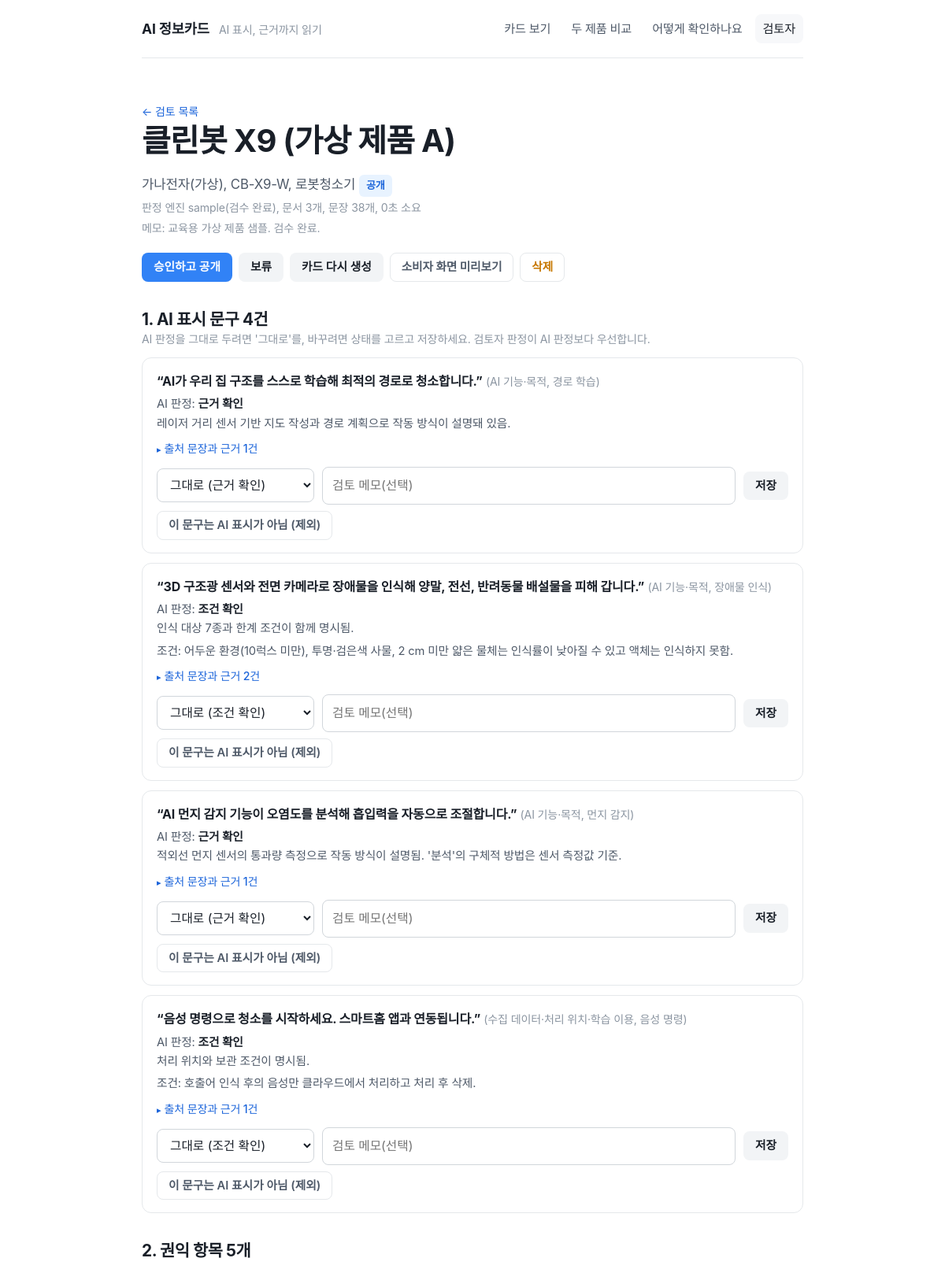
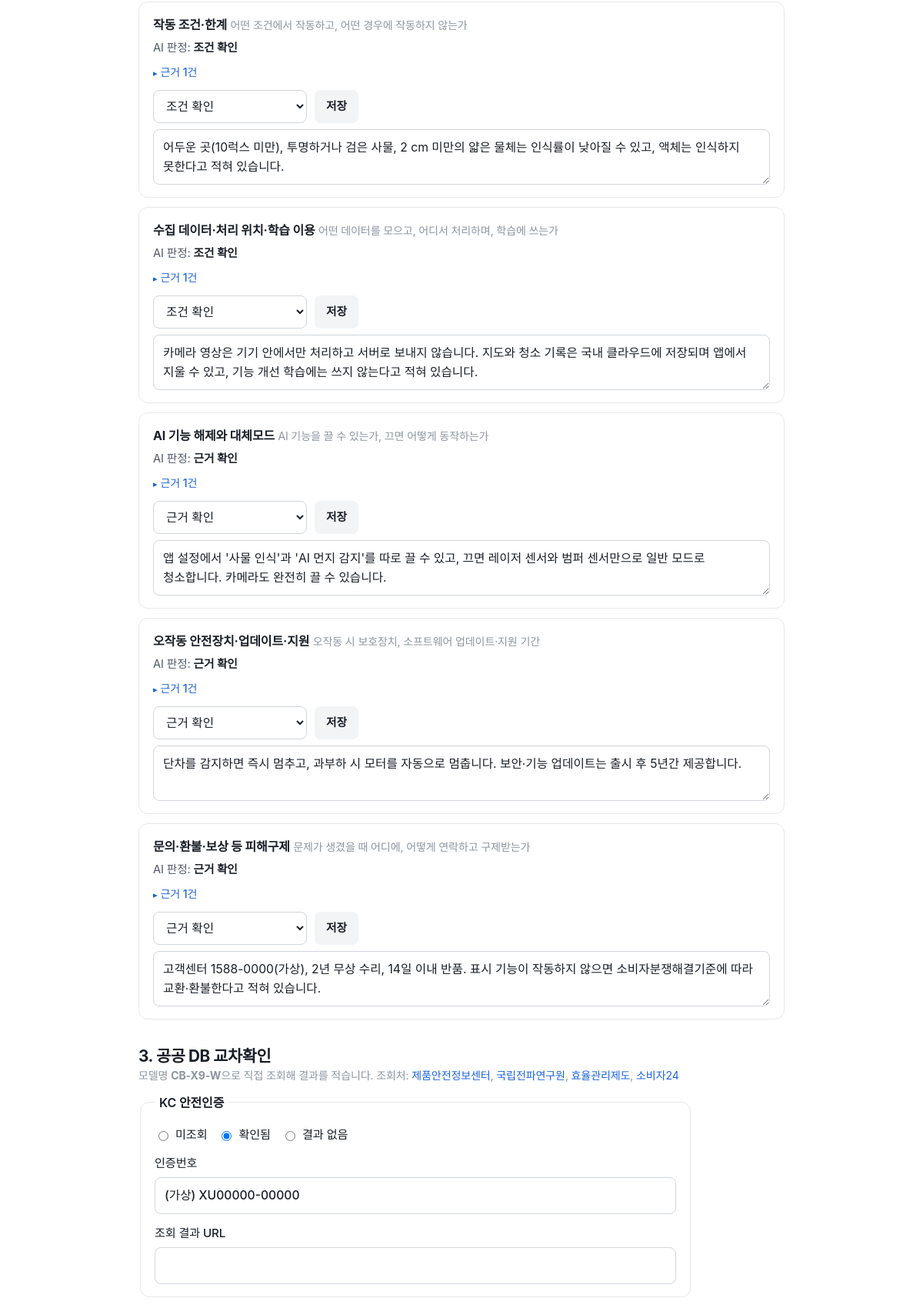
The page /review/1 (upper part) on the database its author committed (2 pictures, top to bottom).
### tables this page shows
CREATE TABLE products (
  id INTEGER PRIMARY KEY AUTOINCREMENT,
  name TEXT NOT NULL,
  maker TEXT DEFAULT '',
  model TEXT DEFAULT '',
  category TEXT DEFAULT '',
  is_sample INTEGER DEFAULT 0,
  status TEXT DEFAULT 'draft',        -- draft | pending | approved | held
  created_at TEXT, updated_at TEXT, approved_at TEXT,
  reviewer_note TEXT DEFAULT ''
);

### app/main.py (the view)
@app.get("/review/{pid}", response_class=HTMLResponse)
def review_card(request: Request, pid: int, warn: str = "", _=Depends(require_reviewer)):
    product = db.get_product(pid)
    if not product:
        raise HTTPException(404)
    card = db.get_card(pid)
    docs = {d["id"]: d for d in db.list_documents(pid)}
    return render(request, "review_card.html", product=product, card=card, docs=docs,
                  meta=db.get_card_meta(pid), warn=[w for w in warn.split("|") if w],
                  sum=summarize(card) if card else None)

### app/templates/review_card.html (shortened to what this page needs)
{% extends "base.html" %}
{% block content %}
<section class="hero" style="padding-bottom:0">
  <p class="meta"><a href="/review">← 검토 목록</a></p>
  <h1>{{ product.name }}</h1>
  <p class="lede">{{ product.maker }}, {{ product.model }}, {{ product.category }}
    <span class="pill {{ product.status }}">{{ {'draft':'초안','pending':'검토 대기','approved':'공개','held':'보류'}[product.status] }}</span>
    {% if meta %}<br><span class="meta">판정 엔진 {{ meta.provider }}, 문서 {{ meta.n_docs }}개, 문장 {{ meta.n_chunks }}개, {{ meta.seconds }}초 소요</span>{% endif %}
  </p>
  {% if product.reviewer_note %}<p class="meta">메모: {{ product.reviewer_note }}</p>{% endif %}
</section>
<div class="tools">
  <form method="post" action="/review/{{ product.id }}/status" style="display:contents">
    <button class="btn primary" type="submit" {% if not card %}disabled{% endif %}>승인하고 공개</button>
  </form>
  <form method="post" action="/review/{{ product.id }}/status" style="display:contents">
    <button class="btn" type="submit">보류</button>
  </form>
  <form method="post" action="/review/{{ product.id }}/rebuild" style="display:contents">
    <button class="btn" type="submit">카드 다시 생성</button>
  </form>
  <a class="btn quiet" href="/card/{{ product.id }}?preview=1">소비자 화면 미리보기</a>
  <form method="post" action="/review/{{ product.id }}/delete" style="display:contents" onsubmit="return confirm('이 제품과 카드를 지웁니다. 되돌릴 수 없어요.')">
    <button class="btn danger" type="submit">삭제</button>
  </form>
</div>
{% if not card %}
<div class="notice">아직 카드가 없습니다. 문서를 추가한 뒤 '카드 다시 생성'을 누르세요.</div>
{% else %}
<h2 style="margin-top:34px;font-size:1.3rem">1. AI 표시 문구 {{ card.claims|length }}건</h2>
<p class="meta">AI 판정을 그대로 두려면 '그대로'를, 바꾸려면 상태를 고르고 저장하세요. 검토자 판정이 AI 판정보다 우선합니다.</p>
{% for c in card.claims %}
<div class="review-claim" id="claim-{{ c.id }}">
  <p><b>“{{ c.text }}”</b> <span class="meta">({{ ITEM_LABEL.get(c.item, c.item) }}, {{ c.label }})</span></p>
  <p class="ai">AI 판정: <b>{{ c.status }}</b>{% if c.reviewer_status %} → 검토자: <b>{{ c.reviewer_status }}</b>{% endif %}{% if c.note %}<br>{{ c.note }}{% endif %}</p>
  {% if c.conditions %}<p class="ai">조건: {{ c.conditions }}</p>{% endif %}
  <details class="ev"><summary>출처 문장과 근거 {{ c.evidence|length }}건</summary>
  </details>
  <form class="edit" method="post" action="/review/{{ product.id }}/claim">
    <select name="reviewer_status" aria-label="검토자 판정">
      <option value="">그대로 ({{ c.status }})</option>
    </select>
    <input type="text" name="reviewer_note" value="{{ c.reviewer_note }}" placeholder="검토 메모(선택)">
    <button class="btn" type="submit">저장</button>
  </form>
  <form method="post" action="/review/{{ product.id }}/claim/delete" style="margin-top:8px" onsubmit="return confirm('이 문구를 카드에서 뺍니다.')">
    <button class="btn quiet" type="submit">이 문구는 AI 표시가 아님 (제외)</button>
  </form>
</div>
{% else %}
<div class="notice">AI 표시 문구를 찾지 못했습니다. 판매페이지 본문이 제대로 들어왔는지 아래 문서 목록에서 확인하세요.</div>
{% endfor %}
<h2 style="margin-top:34px;font-size:1.3rem">2. 권익 항목 5개</h2>
{% for key in COVERAGE_ITEMS %}{% set it = card['items'][key] %}
<div class="review-claim" id="item-{{ key }}">
  <p><b>{{ ITEM_LABEL[key] }}</b> <span class="meta">{{ ITEM_QUESTION[key] }}</span></p>
  <p class="ai">AI 판정: <b>{{ it.status }}</b></p>
  {% if it.evidence %}<details class="ev"><summary>근거 {{ it.evidence|length }}건</summary></details>{% endif %}
  <form class="edit" method="post" action="/review/{{ product.id }}/item" style="display:grid;gap:8px">
    <div style="display:flex;gap:10px;flex-wrap:wrap">
      <select name="status">{% for s in STATUSES %}<option value="{{ s }}" {% if it.status == s %}selected{% endif %}>{{ s }}</option>{% endfor %}</select>
      <button class="btn" type="submit">저장</button>
    </div>
    <textarea name="summary" style="min-height:70px" aria-label="소비자에게 보여줄 요약">{{ it.summary }}</textarea>
  </form>
</div>
{% endfor %}
<h2 style="margin-top:34px;font-size:1.3rem" id="pubdb">3. 공공 DB 교차확인</h2>
<p class="meta">모델명 <b>{{ product.model or '(미입력)' }}</b>으로 직접 조회해 결과를 적습니다. 조회처:
  <a href="https://www.safetykorea.kr/release/itemSearch" target="_blank" rel="noopener">제품안전정보센터</a>,
  <a href="https://www.rra.go.kr/ko/license/A_c_search.do" target="_blank" rel="noopener">국립전파연구원</a>,
  <a href="https://eep.energy.or.kr" target="_blank" rel="noopener">효율관리제도</a>,
  <a href="https://www.consumer.go.kr" target="_blank" rel="noopener">소비자24</a></p>
{% set pdb = card.public_db %}
<form class="form" method="post" action="/review/{{ product.id }}/pubdb" style="margin-top:10px">
  {% for key, label, extra in [('kc','KC 안전인증','number'),('rra','전파 적합성평가','number'),('energy','에너지소비효율','grade'),('recall','리콜·비교시험 이력','detail')] %}
  <fieldset>
    <legend>{{ label }}</legend>
    <div style="display:flex;gap:14px;flex-wrap:wrap">
      <label style="display:flex;gap:6px;align-items:center;font-weight:400"><input type="radio" name="{{ key }}_found" value="" {% if pdb[key].found is none %}checked{% endif %}> 미조회</label>
      <label style="display:flex;gap:6px;align-items:center;font-weight:400"><input type="radio" name="{{ key }}_found" value="yes" {% if pdb[key].found %}checked{% endif %}> 확인됨</label>
      <label style="display:flex;gap:6px;align-items:center;font-weight:400"><input type="radio" name="{{ key }}_found" value="no" {% if pdb[key].found == False %}checked{% endif %}> 결과 없음</label>
    </div>
    <label>{{ {'number':'인증번호','grade':'등급','detail':'내용'}[extra] }}<input type="text" name="{{ key }}_{{ extra }}" value="{{ pdb[key][extra] }}"></label>
    <label>조회 결과 URL<input type="url" name="{{ key }}_url" value="{{ pdb[key].url }}"></label>
  </fieldset>
  {% endfor %}
</form>
{% endif %}
{% endblock %}

### app/static/style.css (style rules this page uses)
:root { --bg: #ffffff; --surface: #f7f8fa; --text: #191f28; --text-2: #4e5968; --text-3: #8b95a1; --line: #e5e8eb; --line-strong: #d1d6db; --blue: #3182f6; --blue-deep: #1b64da; --blue-soft: #e8f3ff; --grey-chip: #f2f4f6; --amber: #c77800; --amber-soft: #fff4e0; --max: 880px; --r: 12px; --r-s: 8px; font-size: 16px; }
* { box-sizing: border-box; }
html, body { margin: 0; padding: 0; background: var(--bg); color: var(--text); }
body { font-family: 'Pretendard Variable', Pretendard, -apple-system, BlinkMacSystemFont, 'Apple SD Gothic Neo', 'Malgun Gothic', system-ui, sans-serif; line-height: 1.65; letter-spacing: -0.01em; word-break: keep-all; overflow-wrap: anywhere; -webkit-font-smoothing: antialiased; }
a { color: var(--blue-deep); text-decoration: none; }
h1, h2, h3 { line-height: 1.3; margin: 0; letter-spacing: -0.02em; font-weight: 700; }
p { margin: 0; }
.tools { display: flex; gap: 8px; flex-wrap: wrap; margin: 20px 0 10px; align-items: center; }
.tools button, .btn { font: inherit; font-size: .92rem; font-weight: 600; cursor: pointer; line-height: 1; background: var(--grey-chip); color: var(--text); border: 1px solid transparent; padding: 10px 14px; border-radius: var(--r-s); display: inline-flex; align-items: center; gap: 6px; }
.btn.primary { background: var(--blue); color: #fff; }
.btn.quiet { background: transparent; color: var(--text-2); border-color: var(--line); }
.btn.danger { background: transparent; color: var(--amber); border-color: var(--line); }
.hero { padding: 56px 0 28px; }
.hero h1 { font-size: clamp(1.75rem, 4vw, 2.5rem); max-width: 24ch; }
.hero .lede { margin-top: 16px; max-width: 58ch; color: var(--text-2); font-size: 1.05rem; }
.ev { margin-top: 8px; }
.ev summary { cursor: pointer; font-size: .88rem; color: var(--blue-deep); font-weight: 500; list-style: none; }
.ev summary::before { content: "▸"; margin-right: 4px; font-size: .8em; }
select, input[type=text], input[type=url], textarea { font: inherit; font-size: .98rem; padding: 10px 12px; border: 1px solid var(--line-strong); background: var(--bg); border-radius: var(--r-s); min-width: 200px; color: var(--text); }
textarea { width: 100%; min-height: 150px; line-height: 1.6; }
.pill { display: inline-block; background: var(--grey-chip); color: var(--text-2); padding: 3px 9px; font-size: .82rem; border-radius: 6px; font-weight: 600; }
.pill.approved { background: var(--blue-soft); color: var(--blue-deep); }
.review-claim { border: 1px solid var(--line); border-radius: var(--r); padding: 16px 18px; margin-top: 12px; }
.review-claim .ai { color: var(--text-2); font-size: .92rem; margin-top: 4px; }
.review-claim .ai b { color: var(--text); font-weight: 600; }
.review-claim .edit { display: flex; gap: 10px; flex-wrap: wrap; margin-top: 12px; align-items: center; }
.review-claim .edit input[type=text] { flex: 1; min-width: 240px; }
.form { display: grid; gap: 16px; max-width: 720px; margin: 20px 0 70px; }
.form label { display: grid; gap: 6px; font-weight: 500; font-size: .95rem; }
.form fieldset { border: 1px solid var(--line); border-radius: var(--r); padding: 16px 18px; display: grid; gap: 12px; }
.form legend { font-weight: 600; padding: 0 6px; }
.meta { color: var(--text-3); font-size: .88rem; }

### rows shown on the page
products: name "클린봇 X9 (가상 제품 A)", maker "가나전자(가상)", model "CB-X9-W", category "로봇청소기", status "공개", reviewer_note "교육용 가상 제품 샘플. 검수 완료."

### other values the page prints
{{ meta.provider }} "sample(검수 완료)"
{{ meta.n_docs }} "3"
{{ meta.n_chunks }} "38"
{{ meta.seconds }} "0"
{{ card.claims|length }} "4"
{{ c.text }} "AI가 우리 집 구조를 스스로 학습해 최적의 경로로 청소합니다." "3D 구조광 센서와 전면 카메라로 장애물을 인식해 양말, 전선, 반려동물 배설물을 피해 갑니다." "AI 먼지 감지 기능이 오염도를 분석해 흡입력을 자동으로 조절합니다." "음성 명령으로 청소를 시작하세요. 스마트홈 앱과 연동됩니다."
{{ ITEM_LABEL.get(c.item, c.item) }} "AI 기능·목적" "AI 기능·목적" "AI 기능·목적" "수집 데이터·처리 위치·학습 이용"
{{ c.label }} "경로 학습" "장애물 인식" "먼지 감지" "음성 명령"
{{ c.status }} "근거 확인" "조건 확인" "근거 확인" "조건 확인"
{{ c.note }} "레이저 거리 센서 기반 지도 작성과 경로 계획으로 작동 방식이 설명돼 있음." "인식 대상 7종과 한계 조건이 함께 명시됨." "적외선 먼지 센서의 통과량 측정으로 작동 방식이 설명됨. '분석'의 구체적 방법은 센서 측정값 기준." "처리 위치와 보관 조건이 명시됨."
{{ c.evidence|length }} "1" "2" "1" "1"
{{ c.conditions }} "어두운 환경(10럭스 미만), 투명·검은색 사물, 2 cm 미만 얇은 물체는 인식률이 낮아질 수 있고 액체는 인식하지 못함." "호출어 인식 후의 음성만 클라우드에서 처리하고 처리 후 삭제."
{{ ITEM_LABEL[key] }} "작동 조건·한계" "수집 데이터·처리 위치·학습 이용" "AI 기능 해제와 대체모드" "오작동 안전장치·업데이트·지원" "문의·환불·보상 등 피해구제"
{{ ITEM_QUESTION[key] }} "어떤 조건에서 작동하고, 어떤 경우에 작동하지 않는가" "어떤 데이터를 모으고, 어디서 처리하며, 학습에 쓰는가" "AI 기능을 끌 수 있는가, 끄면 어떻게 동작하는가" "오작동 시 보호장치, 소프트웨어 업데이트·지원 기간" "문제가 생겼을 때 어디에, 어떻게 연락하고 구제받는가"
{{ it.status }} "조건 확인" "조건 확인" "근거 확인" "근거 확인" "근거 확인"
